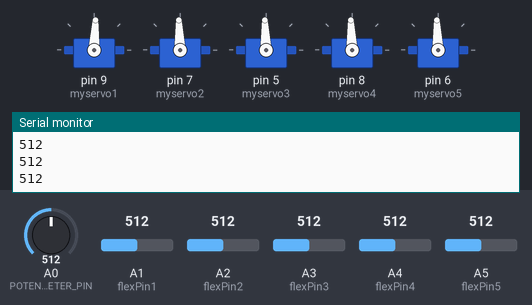
A sketch run on a simulated Arduino Uno, built with avr-gcc and run on an emulated ATmega328P. On the bench: 5 × servo, the last lines printed to the serial monitor. The test bench sets the inputs (shaded band); at power-on: A3 (flexPin3) = 512, A1 (flexPin1) = 512, A2 (flexPin2) = 512, A4 (flexPin4) = 512, A5 (flexPin5) = 512, A0 (POTENTIOMETER_PIN) = 512.

Above: at 1.2 s.
1.3 s: A3 (flexPin3) set to 716
At 2.2 s:
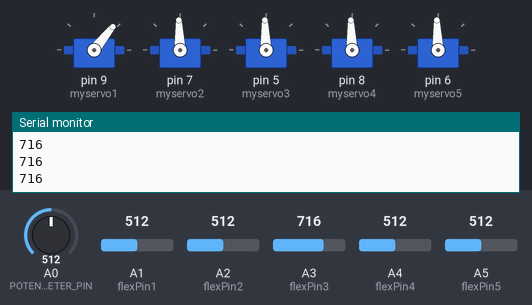
2.8 s: A1 (flexPin1) set to 716
At 3.8 s:
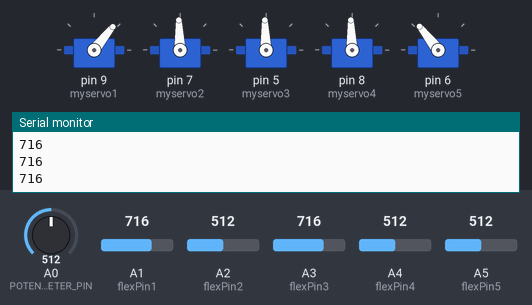
4.3 s: A2 (flexPin2) set to 716
At 4.8 s:
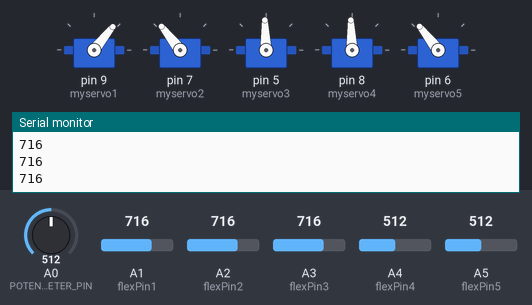
5.8 s: A4 (flexPin4) set to 716
At 6.9 s:
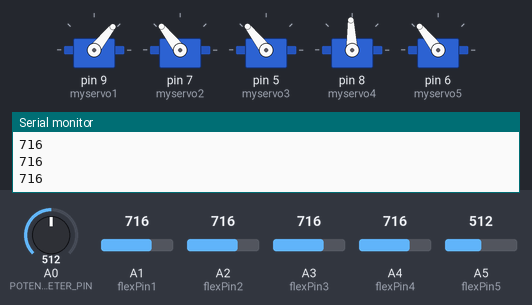
7.3 s: A5 (flexPin5) set to 716
At 8.5 s:
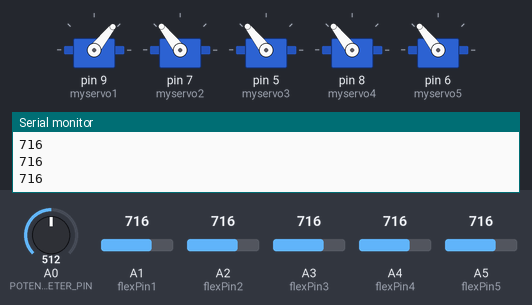
8.8 s: A3 (flexPin3) set to 992
At 9.4 s:
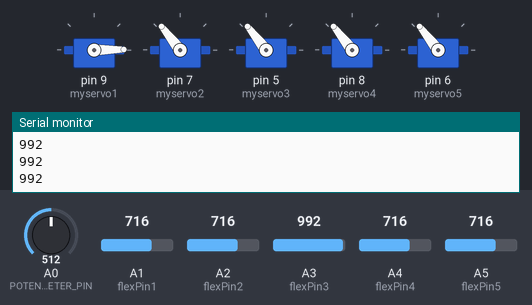
Timing chart, 0 to 11.3 s (numbered marks = the images above; inputs shaded):
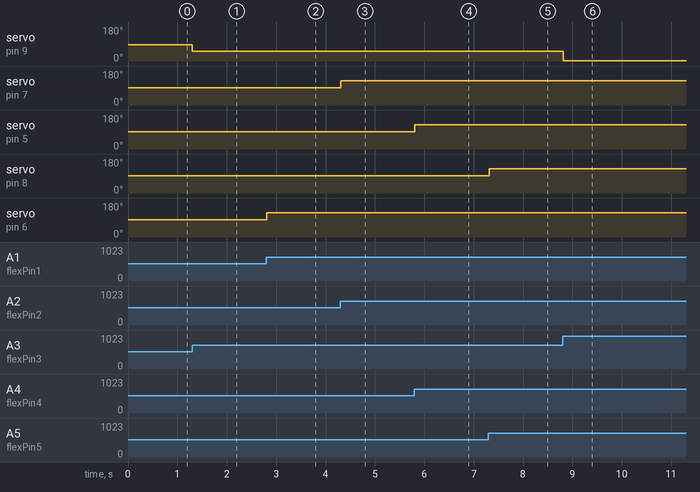

Measured:
- after the input at 1.3 s, servo on pin 9 (myservo1): 87° → 51° at once
- after the input at 2.8 s, servo on pin 6 (myservo5): 92° → 128° at once
- after the input at 4.3 s, servo on pin 7 (myservo2): 92° → 128° at once
- after the input at 5.8 s, servo on pin 5 (myservo3): 92° → 128° at once
- after the input at 7.3 s, servo on pin 8 (myservo4): 92° → 128° at once
- after the input at 8.8 s, servo on pin 9 (myservo1): 51° → 1° at once

The sketch:

robot_hand.ino
```cpp
#include <Servo.h>
#define POTENTIOMETER_PIN A0


Servo myservo1;  // create servo object to control a servo
Servo myservo2;
Servo myservo5;
Servo myservo4;
Servo myservo3;
const int flexPin1 = A1;
const int flexPin2 = A2;
const int flexPin3 = A3;
const int flexPin4 = A4;
const int flexPin5 = A5;
float thumb_val;

int pos = 0;    // variable to store the servo position

void setup() {
  myservo1.attach(9);  // attaches the servo on pin 9 to the servo object
  myservo2.attach(7);
  myservo3.attach(5);
  myservo4.attach(8);
  myservo5.attach(6);

  thumb_val = 0;
  Serial.begin(9600);
}

void loop() {
  int sensorValue = analogRead(A0);
//  Serial.println(sensorValue);
  if (sensorValue>1000) {
    sensorValue = 1000;
  } else if (sensorValue<0) {
    sensorValue = 0;
  }
  pos = sensorValue*.18;
  int flexValue1 = analogRead(flexPin1);
  int flexValue2 = analogRead(flexPin2);
  int flexValue3 = analogRead(flexPin3);
  int flexValue4 = analogRead(flexPin4);
  int flexValue5 = analogRead(flexPin5);
  Serial.println(flexValue3);

  thumb_val = flexValue3*.18;
  if (thumb_val > 180) {
    thumb_val = 180;
  } else if (thumb_val < 0) {
    thumb_val = 0;
  }

  myservo1.write(180-thumb_val);
  myservo2.write(flexValue2*.18);
  myservo3.write(flexValue4*.18);
  myservo4.write(flexValue5*.18);
  myservo5.write(flexValue1*.18);


  delay(15);

}
```
